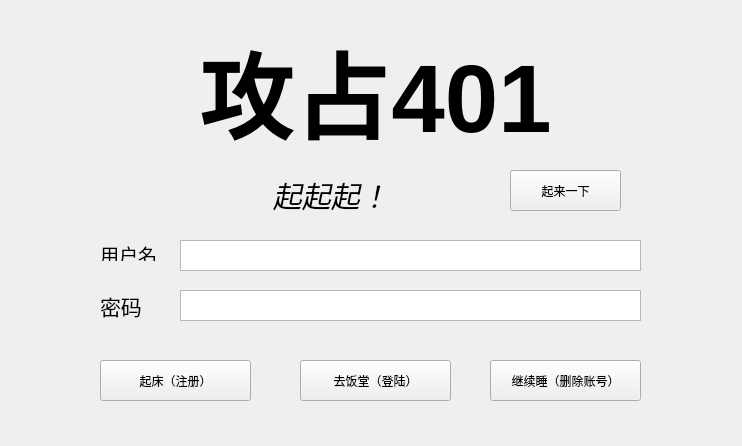
<?xml version="1.0" encoding="UTF-8"?>
<ui version="4.0">
 <class>Form</class>
 <widget class="QWidget" name="Form">
  <property name="geometry">
   <rect>
    <x>0</x>
    <y>0</y>
    <width>742</width>
    <height>446</height>
   </rect>
  </property>
  <property name="windowTitle">
   <string>Form</string>
  </property>
  <widget class="QLabel" name="title">
   <property name="geometry">
    <rect>
     <x>140</x>
     <y>20</y>
     <width>471</width>
     <height>131</height>
    </rect>
   </property>
   <property name="frameShadow">
    <enum>QFrame::Plain</enum>
   </property>
   <property name="text">
    <string>&lt;html&gt;&lt;head/&gt;&lt;body&gt;&lt;p&gt;&lt;span style=&quot; font-size:72pt; font-weight:700;&quot;&gt;攻占401&lt;/span&gt;&lt;/p&gt;&lt;/body&gt;&lt;/html&gt;</string>
   </property>
   <property name="textFormat">
    <enum>Qt::RichText</enum>
   </property>
   <property name="alignment">
    <set>Qt::AlignCenter</set>
   </property>
  </widget>
  <widget class="QPlainTextEdit" name="username_input">
   <property name="geometry">
    <rect>
     <x>180</x>
     <y>240</y>
     <width>461</width>
     <height>31</height>
    </rect>
   </property>
   <property name="tabChangesFocus">
    <bool>true</bool>
   </property>
   <property name="cursorWidth">
    <number>1</number>
   </property>
  </widget>
  <widget class="QLabel" name="username">
   <property name="geometry">
    <rect>
     <x>100</x>
     <y>240</y>
     <width>61</width>
     <height>21</height>
    </rect>
   </property>
   <property name="text">
    <string>&lt;html&gt;&lt;head/&gt;&lt;body&gt;&lt;p&gt;&lt;span style=&quot; font-size:14pt;&quot;&gt;用户名&lt;/span&gt;&lt;/p&gt;&lt;/body&gt;&lt;/html&gt;</string>
   </property>
   <property name="textFormat">
    <enum>Qt::RichText</enum>
   </property>
  </widget>
  <widget class="QLabel" name="passwd">
   <property name="geometry">
    <rect>
     <x>100</x>
     <y>290</y>
     <width>51</width>
     <height>31</height>
    </rect>
   </property>
   <property name="text">
    <string>&lt;html&gt;&lt;head/&gt;&lt;body&gt;&lt;p&gt;&lt;span style=&quot; font-size:16pt;&quot;&gt;密码&lt;/span&gt;&lt;/p&gt;&lt;/body&gt;&lt;/html&gt;</string>
   </property>
   <property name="textFormat">
    <enum>Qt::RichText</enum>
   </property>
  </widget>
  <widget class="QPlainTextEdit" name="passwd_input">
   <property name="geometry">
    <rect>
     <x>180</x>
     <y>290</y>
     <width>461</width>
     <height>31</height>
    </rect>
   </property>
   <property name="cursor" stdset="0">
    <cursorShape>ArrowCursor</cursorShape>
   </property>
   <property name="sizeAdjustPolicy">
    <enum>QAbstractScrollArea::AdjustIgnored</enum>
   </property>
   <property name="tabChangesFocus">
    <bool>true</bool>
   </property>
   <property name="undoRedoEnabled">
    <bool>false</bool>
   </property>
   <property name="plainText">
    <string/>
   </property>
   <property name="cursorWidth">
    <number>1</number>
   </property>
  </widget>
  <widget class="QLabel" name="spq_word">
   <property name="geometry">
    <rect>
     <x>170</x>
     <y>170</y>
     <width>321</width>
     <height>51</height>
    </rect>
   </property>
   <property name="text">
    <string>&lt;html&gt;&lt;head/&gt;&lt;body&gt;&lt;p align=&quot;center&quot;&gt;&lt;span style=&quot; font-size:22pt; font-style:italic;&quot;&gt;起起起！&lt;/span&gt;&lt;/p&gt;&lt;/body&gt;&lt;/html&gt;</string>
   </property>
   <property name="textFormat">
    <enum>Qt::RichText</enum>
   </property>
   <property name="alignment">
    <set>Qt::AlignCenter</set>
   </property>
  </widget>
  <widget class="QPushButton" name="cheer">
   <property name="geometry">
    <rect>
     <x>510</x>
     <y>170</y>
     <width>111</width>
     <height>41</height>
    </rect>
   </property>
   <property name="cursor">
    <cursorShape>ArrowCursor</cursorShape>
   </property>
   <property name="text">
    <string>起来一下</string>
   </property>
   <property name="checkable">
    <bool>false</bool>
   </property>
   <property name="checked">
    <bool>false</bool>
   </property>
   <property name="autoDefault">
    <bool>false</bool>
   </property>
   <property name="default">
    <bool>false</bool>
   </property>
   <property name="flat">
    <bool>false</bool>
   </property>
  </widget>
  <widget class="QPushButton" name="register_account">
   <property name="geometry">
    <rect>
     <x>100</x>
     <y>360</y>
     <width>151</width>
     <height>41</height>
    </rect>
   </property>
   <property name="cursor">
    <cursorShape>ArrowCursor</cursorShape>
   </property>
   <property name="text">
    <string>起床（注册）</string>
   </property>
   <property name="checkable">
    <bool>false</bool>
   </property>
   <property name="checked">
    <bool>false</bool>
   </property>
   <property name="autoDefault">
    <bool>false</bool>
   </property>
   <property name="default">
    <bool>false</bool>
   </property>
   <property name="flat">
    <bool>false</bool>
   </property>
  </widget>
  <widget class="QPushButton" name="login">
   <property name="geometry">
    <rect>
     <x>300</x>
     <y>360</y>
     <width>151</width>
     <height>41</height>
    </rect>
   </property>
   <property name="cursor">
    <cursorShape>ArrowCursor</cursorShape>
   </property>
   <property name="text">
    <string>去饭堂（登陆）</string>
   </property>
   <property name="checkable">
    <bool>false</bool>
   </property>
   <property name="checked">
    <bool>false</bool>
   </property>
   <property name="autoDefault">
    <bool>false</bool>
   </property>
   <property name="default">
    <bool>false</bool>
   </property>
   <property name="flat">
    <bool>false</bool>
   </property>
  </widget>
  <widget class="QPushButton" name="del_account">
   <property name="geometry">
    <rect>
     <x>490</x>
     <y>360</y>
     <width>151</width>
     <height>41</height>
    </rect>
   </property>
   <property name="cursor">
    <cursorShape>ArrowCursor</cursorShape>
   </property>
   <property name="text">
    <string>继续睡（删除账号）</string>
   </property>
   <property name="checkable">
    <bool>false</bool>
   </property>
   <property name="checked">
    <bool>false</bool>
   </property>
   <property name="autoDefault">
    <bool>false</bool>
   </property>
   <property name="default">
    <bool>false</bool>
   </property>
   <property name="flat">
    <bool>false</bool>
   </property>
  </widget>
 </widget>
 <resources/>
 <connections/>
</ui>
